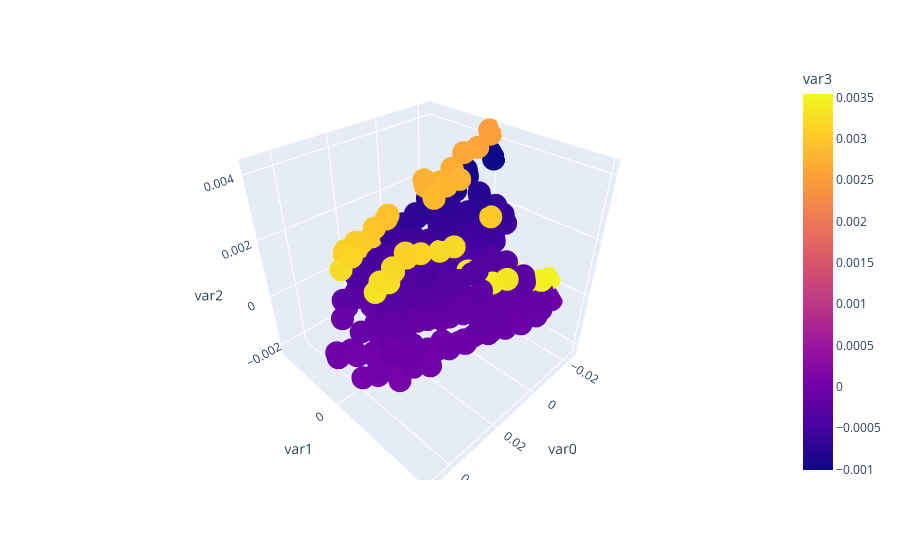

Here is the notebook cell this chart was saved with:
### Code cell
px.scatter_3d(transformed_df.sample(1000), x = 'var0', y = 'var1', z = 'var2', color = 'var3', opacity = 1)

### Figure 1 — Plotly figure (JSON) as saved in the notebook; plotly's stock layout.template omitted (floating-point values rounded to 4 significant figures; data arrays with more than 128 entries replaced by an {"elided": "..."} marker saying what was removed)
{"data": [{"hovertemplate": "var0=%{x}<br>var1=%{y}<br>var2=%{z}<br>var3=%{marker.color}<extra></extra>", "legendgroup": "", "marker": {"color": {"elided": "1000 float values"}, "coloraxis": "coloraxis", "opacity": 1, "symbol": "circle"}, "mode": "markers", "name": "", "scene": "scene", "showlegend": false, "type": "scatter3d", "x": {"elided": "1000 float values"}, "y": {"elided": "1000 float values"}, "z": {"elided": "1000 float values"}}], "layout": {"coloraxis": {"colorbar": {"title": {"text": "var3"}}, "colorscale": [[0, "#0d0887"], [0.1111, "#46039f"], [0.2222, "#7201a8"], [0.3333, "#9c179e"], [0.4444, "#bd3786"], [0.5556, "#d8576b"], [0.6667, "#ed7953"], [0.7778, "#fb9f3a"], [0.8889, "#fdca26"], [1, "#f0f921"]]}, "legend": {"tracegroupgap": 0}, "margin": {"t": 60}, "scene": {"domain": {"x": [0, 1], "y": [0, 1]}, "xaxis": {"title": {"text": "var0"}}, "yaxis": {"title": {"text": "var1"}}, "zaxis": {"title": {"text": "var2"}}}}}
